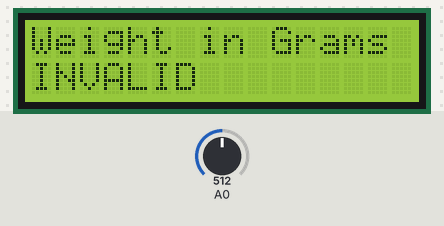
The sketch below on a simulated Arduino Uno, built with avr-gcc and run on an emulated ATmega328P. Parts: 16×2 character LCD. The inputs (shaded band) are chosen by the test bench; at power-on: A0 = 512.

Above: at 1.2 s.
1.3 s: A0 set to 187
2.8 s: A0 set to 168
At 3.6 s:
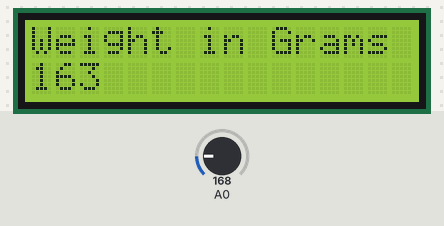
4.3 s: A0 set to 135
At 4.7 s:
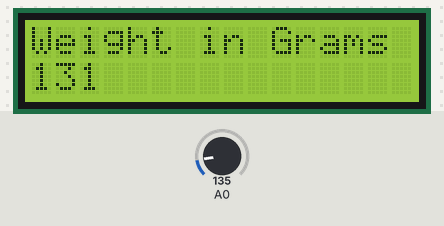
5.8 s: A0 set to 110
At 7.1 s:
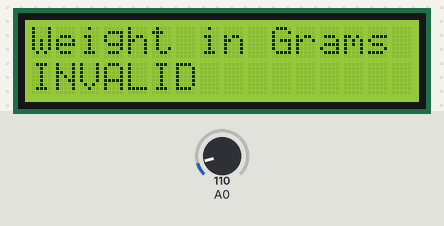
Timing chart, 0 to 8.3 s (numbered marks = the images above; inputs shaded):
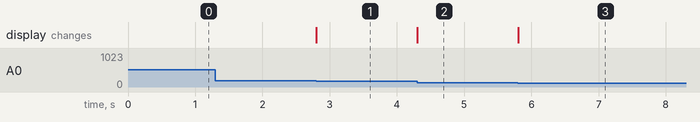

The sketch:

Source.ino
```cpp
#include <LiquidCrystal.h> //LCD Library
LiquidCrystal lcd(7,6,5,4,3,2); // pin allocation
void setup()
{
  lcd.begin(16,2); // LCD type Mention
  lcd.print("Weight in Grams"); // Message
}
void loop() //loop start
{
  float val = 0.0; //variable
  float val1 = 0.0; //variable
  val = analogRead(A0);

  int weight = map(val, 0, 1023 ,0 , 1000);

  lcd.setCursor(0,1);
  if(weight <= 171 && weight >= 120 )
  {
    if (weight >= 151 || weight == 121)
    {
      weight -= 1;
    }
    lcd.print(weight);
    lcd.setCursor(3,1);
    lcd.print("    ");
  }
  else
  {
    lcd.print("INVALID");
  }
} // loop end
```

Measured:
- the behaviour switches between 176 and 175 on A0 (found by bisection; images 0 and 1)
- the behaviour switches between 123 and 122 on A0 (found by bisection; images 2 and 3)
- after the input at 1.3 s, every drawn part: stays the same
- after the input at 2.8 s, the display: changes at once (image 1)
- after the input at 4.3 s, the display: changes at once (image 2)
- after the input at 5.8 s, the display: changes at once (image 3)
